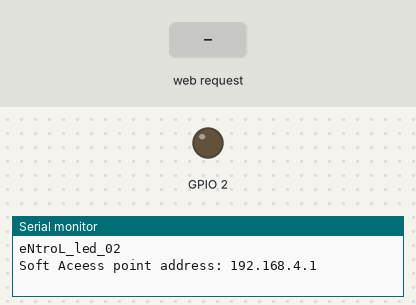
A program run on a simulated ESP8266 (NodeMCU). Shown: output pins drawn as LEDs (lit = HIGH), the last lines printed to the serial monitor. The test bench sets the inputs (shaded band). Storage starts empty; EEPROM starts erased.

Above: at 2.2 s.
2.3 s: HTTP request GET /ledupdate received
At 3.0 s:
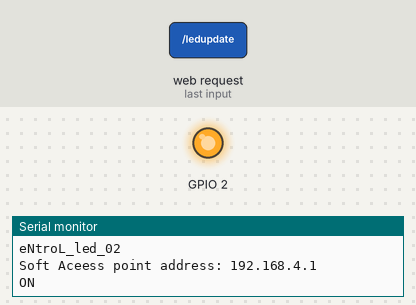
3.8 s: HTTP request GET /ledupdate?state=0 received
At 4.2 s:
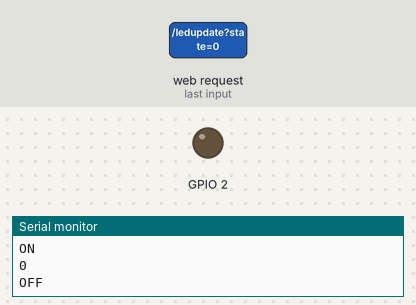
5.3 s: HTTP request GET /ledupdate?download=0 received
At 6.5 s:
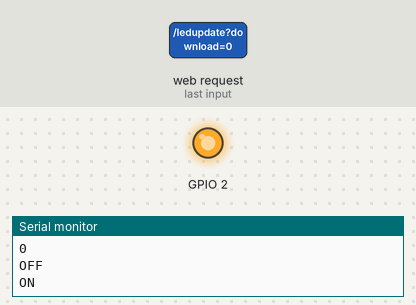
Timing chart, 0 to 8.3 s (numbered marks = the images above; inputs shaded):
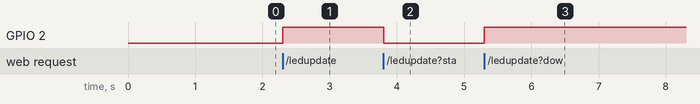

The program:

main.cpp
```cpp
// (licence header left out)
/* include headers */
#include <Arduino.h>
#include <ESP8266WiFi.h>
#include <ESP8266WebServer.h>
#include <FS.h>
#include <ArduinoJson.h>
#include <EEPROM.h>

#define ACCESS_POINT_NAME     "myesp"
#define ACCESS_POINT_PASSWORD "test1234"

#define MEMORY_SIZE       10

#define MEMORY_LED1_BYTE        0
#define MEMORY_INIT_BYTE        9

uint8_t ui8MemoryLED1Value=0;

/* led web page index */
const char* htmlfile = "/ledweb.html";

/* Static i config for server */
IPAddress local_IP(192,168,4,1);
IPAddress gateway(192,168,4,0);
IPAddress subnet(255,255,255,0);

/* webserver object on port 80 */
ESP8266WebServer ESPServer(80);

/* ESP Server functions*/
void ESPServer_HandleWebRequests(void);
void ESPServer_LedUpdate(void);
void ESPServer_HandleRoot(void);
bool ESPServer_LoadFromSpiffs(String path);

/* Memory function */
void EEPROM_Init(void);
void EEPROM_Update_All(void);

void setup(){

    delay(1000);

    /* start serial port with speed 921600 */
    Serial.begin(921600);
	Serial.setDebugOutput(false);
	Serial.println("eNtroL_led_02");

    /* start EEPROM */
    EEPROM.begin(MEMORY_SIZE);
    EEPROM_Init();


	/* Initialize SPIFFS */
	if(!SPIFFS.begin()){
		Serial.println("An Error has occurred while mounting SPIFFS");
		while(1);
	}

	/* Enable ESP Server function and start webserver */
    ESPServer.on("/",ESPServer_HandleRoot);
    ESPServer.on("/ledupdate",ESPServer_LedUpdate);
    ESPServer.onNotFound(ESPServer_HandleWebRequests);
    ESPServer.begin();

    /* start soft access point connections */
	WiFi.softAPConfig(local_IP, gateway, subnet);
	WiFi.softAP(ACCESS_POINT_NAME,ACCESS_POINT_PASSWORD);
	Serial.print("Soft Aceess point address: ");
	Serial.println(WiFi.softAPIP().toString());

    /* set led pin as output and set to low */
	pinMode(2,OUTPUT);
	/* update led memory status to led */
    if(ui8MemoryLED1Value == HIGH){
        digitalWrite(2,HIGH);
    }else{
        digitalWrite(2,LOW);
    }


}

void loop(){
    /* function to handle clients */
	ESPServer.handleClient();
}

/* this function used to load all web server related files from spiffs */
bool ESPServer_LoadFromSpiffs(String path){
    String dataType = "text/plain";
    if(path.endsWith("/")) path += "ledweb.htm";
    if(path.endsWith(".src")) path = path.substring(0, path.lastIndexOf("."));
    else if(path.endsWith(".html")) dataType = "text/html";
    else if(path.endsWith(".htm")) dataType = "text/html";
    else if(path.endsWith(".css")) dataType = "text/css";
    else if(path.endsWith(".js")) dataType = "application/javascript";
    else if(path.endsWith(".png")) dataType = "image/png";
    else if(path.endsWith(".gif")) dataType = "image/gif";
    else if(path.endsWith(".jpg")) dataType = "image/jpeg";
    else if(path.endsWith(".ico")) dataType = "image/x-icon";
    else if(path.endsWith(".xml")) dataType = "text/xml";
    else if(path.endsWith(".pdf")) dataType = "application/pdf";
    else if(path.endsWith(".zip")) dataType = "application/zip";
    File dataFile = SPIFFS.open(path.c_str(), "r");
    if (ESPServer.hasArg("download")) dataType = "application/octet-stream";
    if (ESPServer.streamFile(dataFile, dataType) != dataFile.size()) {}

    dataFile.close();
    return true;
}

/* this function updates the led status on client request */
void ESPServer_LedUpdate(void){
   	String sData;
    StaticJsonDocument<1048> doc;


    /* Measure Signal Strength (RSSI) of Wi-Fi connection */
    if(WiFi.RSSI() <= -100){
        doc["rssi"] = 0;
    }else if(WiFi.RSSI() >= -50){
        doc["rssi"] = 100;
    }else{
        doc["rssi"] = 2 * (WiFi.RSSI() + 100);
    }

    doc["MAC"] = WiFi.macAddress();

    Serial.println(ESPServer.arg("state"));
	if (ESPServer.arg("state")=="0"){
		digitalWrite(2,LOW);
        EEPROM.write(MEMORY_LED1_BYTE,0);
        EEPROM.commit();
		Serial.println("OFF");
        doc["LEDState"] = "OFF";
	}else{
		digitalWrite(2,HIGH);
        EEPROM.write(MEMORY_LED1_BYTE,1);
        EEPROM.commit();
		Serial.println("ON");
        doc["LEDState"] = "ON";
	}

    serializeJson(doc, sData);

    ESPServer.send(200, "text/json",sData);
}

/* This handling root file */
void ESPServer_HandleRoot(void){
  ESPServer.sendHeader("Location", "/ledweb.html",true);   //Redirect to our html web page
  ESPServer.send(302, "text/plane","");
}

/* this function handle when wrong url path requented */
void ESPServer_HandleWebRequests(void){
    if(ESPServer_LoadFromSpiffs(ESPServer.uri())) return;
    String message = "File Not Detected\n\n";
    message += "URI: ";
    message += ESPServer.uri();
    message += "\nMethod: ";
    message += (ESPServer.method() == HTTP_GET)?"GET":"POST";
    message += "\nArguments: ";
    message += ESPServer.args();
    message += "\n";
    for (uint8_t i=0; i<ESPServer.args(); i++){
        message += " NAME:"+ESPServer.argName(i) + "\n VALUE:" + ESPServer.arg(i) + "\n";
    }

    ESPServer.send(404, "text/plain", message);
}

/* ini memory and update all bytes*/
void EEPROM_Init(void){
    if(EEPROM.read(MEMORY_INIT_BYTE) != 1){
        EEPROM.write(MEMORY_LED1_BYTE,0);
        EEPROM.write(MEMORY_INIT_BYTE,1);
        EEPROM.commit();
    }

	/* update all memory bytes */
	EEPROM_Update_All();
}

/* This function updates all memory bytes */
void EEPROM_Update_All(void){
	ui8MemoryLED1Value = EEPROM.read(MEMORY_LED1_BYTE);
}
```

Measured:
- after the input at 2.3 s, GPIO 2: LOW → HIGH at once
- after the input at 3.8 s, GPIO 2: HIGH → LOW at once
- after the input at 5.3 s, GPIO 2: LOW → HIGH at once
